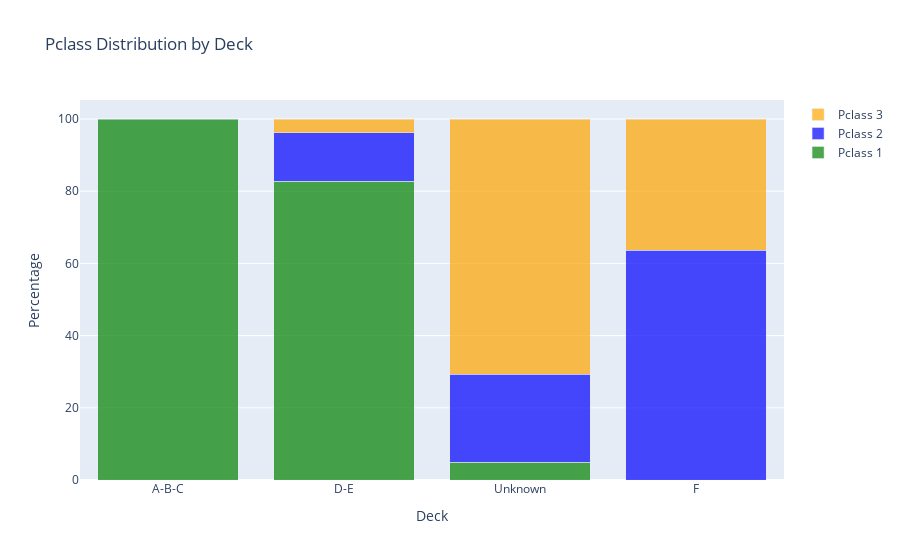

Write notebook code for a chart like this one.
### Markdown cell above
The bar chart visualization provided below further illustrates the distribution of passenger classes ('Pclass') within each 'Deck' category, allowing for a clear and visual representation of these insights. The color coding distinguishes each 'Pclass,' making it easier to interpret and analyze the distribution patterns.

### Code cell
import plotly.graph_objects as go

# Calculate the percentage of each Pclass in each deck
deck_pclass_percentages = X_train.groupby(['Deck', 'Pclass']).size() / X_train.groupby('Deck').size() * 100
deck_pclass_percentages = deck_pclass_percentages.reset_index(name='Percentage')

# Remove the 'Unknown' category
# deck_pclass_percentages = deck_pclass_percentages[deck_pclass_percentages['Deck'] != 'Unknown']

# Define the color mapping for each Pclass
color_mapping = {1: 'rgba(0, 128, 0, 0.7)', 2: 'rgba(0, 0, 255, 0.7)', 3: 'rgba(255, 165, 0, 0.7)'}

# Create an empty list to store the traces
traces = []

# Create a trace for each Pclass
for pclass in [1, 2, 3]:
    pclass_data = deck_pclass_percentages[deck_pclass_percentages['Pclass'] == pclass]
    trace = go.Bar(x=pclass_data['Deck'],
                   y=pclass_data['Percentage'],
                   name=f'Pclass {pclass}',
                   marker_color=color_mapping[pclass])
    traces.append(trace)

# Create the layout for the plot
layout = go.Layout(title='Pclass Distribution by Deck',
                   xaxis_title='Deck',
                   yaxis_title='Percentage',
                   barmode='stack')

# Create the figure with the traces and layout
fig = go.Figure(data=traces, layout=layout)

# Add a legend
fig.update_layout(showlegend=True)

# Show the plot
fig.show()

### Figure 1 — Plotly figure (JSON) as saved in the notebook; plotly's stock layout.template omitted (floating-point values rounded to 4 significant figures)
{"data": [{"marker": {"color": "rgba(0, 128, 0, 0.7)"}, "name": "Pclass 1", "type": "bar", "x": ["A-B-C", "D-E", "Unknown"], "y": [100, 82.69, 4.945]}, {"marker": {"color": "rgba(0, 0, 255, 0.7)"}, "name": "Pclass 2", "type": "bar", "x": ["D-E", "F", "Unknown"], "y": [13.46, 63.64, 24.36]}, {"marker": {"color": "rgba(255, 165, 0, 0.7)"}, "name": "Pclass 3", "type": "bar", "x": ["D-E", "F", "Unknown"], "y": [3.846, 36.36, 70.7]}], "layout": {"barmode": "stack", "showlegend": true, "title": {"text": "Pclass Distribution by Deck"}, "xaxis": {"title": {"text": "Deck"}}, "yaxis": {"title": {"text": "Percentage"}}}}
